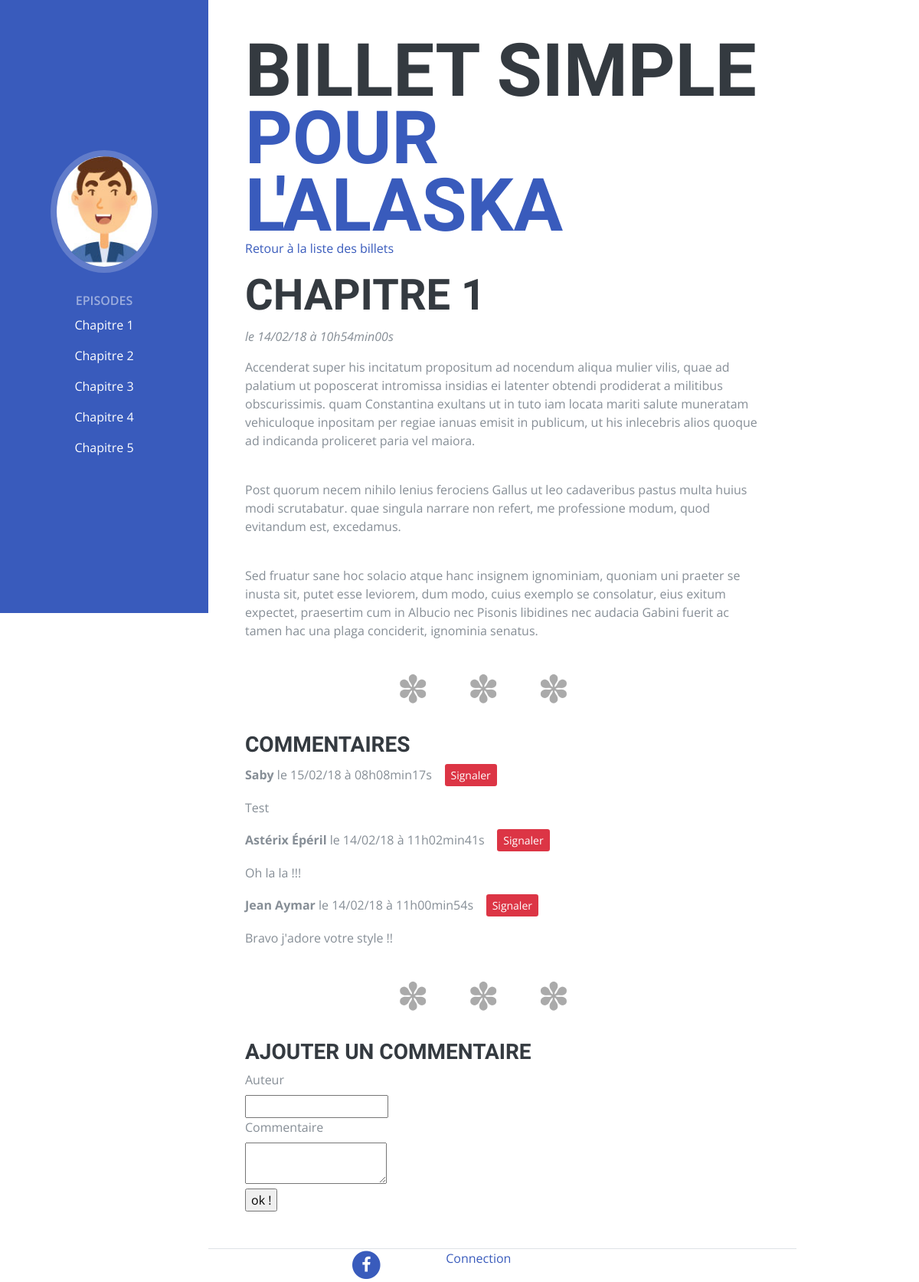
Page /index.php?action=post&id=23 on the committed database.
### tables this page shows
CREATE TABLE `posts` (
  `id` int(11) NOT NULL,
  `title` varchar(255) NOT NULL,
  `content` text NOT NULL,
  `author` varchar(255) NOT NULL DEFAULT 'Jean Forteroche',
  `datecreation` datetime NOT NULL DEFAULT CURRENT_TIMESTAMP
);

CREATE TABLE `comments` (
  `id` int(11) NOT NULL,
  `post_id` int(11) NOT NULL,
  `alert` int(11) NOT NULL DEFAULT '1',
  `author` varchar(255) NOT NULL,
  `comment` text NOT NULL,
  `comment_date` datetime NOT NULL
);

### controller/frontend.php (called while the page is built, shortened)
<?php
require_once('model/PostManager.php');
require_once('model/CommentManager.php');
function post() {
	$postManager = new PostManager();
	$commentManager = new CommentManager();
	$post = $postManager->getPost($_GET['id']);
	$posts = $postManager->getPosts();
	$comments = $commentManager->getComments($_GET['id']);
	require('view/frontend/postView.php');
}

### model/PostManager.php (called while the page is built, shortened)
<?php
class PostManager extends Manager {
	public function getPosts() {
		$db = $this->dbconnect();
		$req = $db->query('SELECT id, title, content, DATE_FORMAT(datecreation, \'%d/%m/%Y à %Hh%imin%ss\') AS date_creation_fr FROM posts ORDER BY title ASC LIMIT 0, 10');
		$posts = $req->fetchAll();
		return $posts;
	}
	public function getPost($postId) {
		$db = $this->dbconnect();
		$req = $db->prepare('SELECT id, title, content, DATE_FORMAT(datecreation, \'%d/%m/%y à %Hh%imin%ss\') AS date_creation_fr FROM posts WHERE id = ?');
		$req->execute(array($postId));
		$post = $req->fetch();
		return $post;
	}
}

### model/CommentManager.php (called while the page is built, shortened)
<?php
class CommentManager extends Manager {
	public function getComments($postId) {
		$db = $this->dbConnect();
		$comments = $db->prepare('SELECT id, post_id, author, comment, alert, DATE_FORMAT(comment_date, \'%d/%m/%y à %Hh%imin%ss\') AS comment_date_fr FROM comments WHERE post_id = ? AND alert <= 2 order by comment_date DESC');
		$comments->execute(array($postId));
		return $comments;
	}
}

### view/frontend/postView.php (the view, shortened to what this page needs)
<div class="container-fluid p-0">
      <section class="resume-section p-3 p-lg-5 d-flex d-column" id="about">
        <div class="my-auto">
          <h1 class="mb-0">Billet simple
            <span class="text-primary">pour l'Alaska</span>
          </h1>
<p><a href="index.php?action=listPosts">Retour à la liste des billets</a></p>
<div class="news">
	<h2>
		<?php echo htmlspecialchars($post['title']); ?>
	</h2>
		<em>le <?php echo $post['date_creation_fr']; ?></em>
	<p>
		<?php
		echo nl2br($post['content']);
		?>
	</p>
</div>
<h3>Commentaires</h3>
<?php
while ($comment = $comments->fetch())
{
?>
	<p><strong><?= htmlspecialchars($comment['author']) ?></strong> le <?= $comment['comment_date_fr']?> &nbsp;&nbsp;&nbsp;<a type="submit" class="btn-sm btn-danger button"  href="index.php?action=alertcom&amp;id=<?=$comment['id'] ?>" role="button">Signaler</a></p>
	<p><?= nl2br(htmlspecialchars($comment['comment'])) ?></p>
<?php
	}
?>
<h3>Ajouter un commentaire</h3>
<form action="index.php?action=addComment&amp;id=<?= $post['id'] ?>" method="POST">
	<div>
		<label for="author">Auteur</label><br />
		<input type="text" id="author" name="author">
	</div>
	<div>
		<label for="comment">Commentaire</label><br />
		<textarea id="comment" name="comment"></textarea>
	</div>
	<div>
		<input type="submit" name="envoyer" value="ok !">
	</div>
</form>
</div>
<?php require('template.php'); ?>

### view/frontend/menu.php (shortened to what this page needs)
  <nav class="navbar navbar-expand-lg navbar-dark bg-primary fixed-top" id="sideNav">
      <a class="navbar-brand js-scroll-trigger" href="index.php">
        <span class="d-none d-lg-block">
          <img class="img-fluid img-profile rounded-circle mx-auto mb-2" src="public/img/profile.jpg" alt="">
        </span>
      </a>
      <div class="collapse navbar-collapse" id="navbarSupportedContent">
        <ul class="navbar-nav">
          <li class="nav-item">
            <a class="nav-link js-scroll-trigger" href="index.php?action=listPosts">Episodes</a>
          </li>
          <li class="nav-item">
          	<?php
foreach ($posts as $data)
{
?>
      <p><a href="index.php?action=post&amp;id=<?= $data['id'] ?>" style = "color:white;"><?php echo htmlspecialchars($data['title']); ?></a></p>
    <?php
    }
      ?>
           </li>
        </ul>
      </div>
    </nav>

### public/css/styles.css (style rules this page uses)
.bg-primary { background-color: #395BBC!important; }
.text-primary { color: #395BBC !important; }
a { color: #395BBC; }
section { padding-left: 200px !important; padding-right: }

### rows in the picture
posts: title "Chapitre 1", title "CHAPITRE 1", content "Accenderat super his incitatum propositum ad nocendum aliqua mulier vilis, quae ad palatium ut poposcerat intromissa insidias ei latenter obtendi prodiderat a militibus obscurissimis. quam Constantina exultans ut in tuto iam locata mariti salute muneratam vehiculoque inpositam per regiae ianuas emisit in publicum, ut his inlecebris alios quoque ad indicanda proliceret paria vel maiora. Post quorum necem nihilo lenius ferociens Gallus ut leo cadaveribus pastus multa huius modi scrutabatur. quae singula narrare non refert, me professione modum, quod evitandum est, excedamus. Sed fruatur sane hoc solacio atque hanc insignem ignominiam, quoniam uni praeter se inusta sit, putet esse leviorem,…"
posts: title "Chapitre 2"
posts: title "Chapitre 3"
posts: title "Chapitre 4"
posts: title "Chapitre 5"
comments: author "Saby", comment_date_fr "15/02/18 à 08h08min17s", comment "Test"
comments: author "Astérix Épéril", comment_date_fr "14/02/18 à 11h02min41s", comment "Oh la la !!!"
comments: author "Jean Aymar", comment_date_fr "14/02/18 à 11h00min54s", comment "Bravo j'adore votre style !!"

### other values in the picture
$post['date_creation_fr'] "14/02/18 à 10h54min00s"
